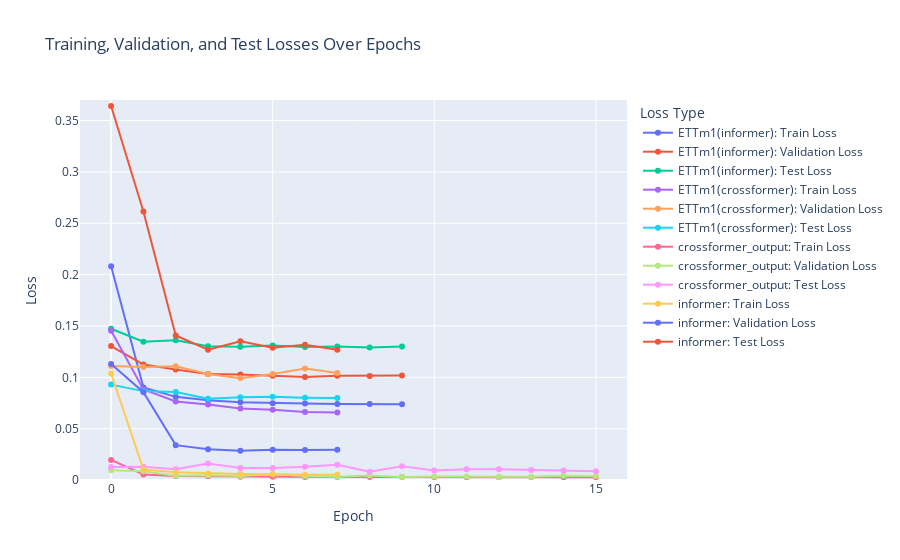

Notebook code cell kept with this figure:
### Code cell
import re
import plotly.graph_objects as go

def parse_loss_file(file_path):
    train_losses = []
    vali_losses = []
    test_losses = []

    with open(file_path, 'r') as f:
        for line in f:
            if "Train Loss:" in line and "Vali Loss:" in line and "Test Loss:" in line:
                try:
                    train_loss_match = re.search(r"Train Loss: (\d+\.\d+)", line)
                    vali_loss_match = re.search(r"Vali Loss: (\d+\.\d+)", line)
                    test_loss_match = re.search(r"Test Loss: (\d+\.\d+)", line)

                    train_losses.append(float(train_loss_match.group(1)))
                    vali_losses.append(float(vali_loss_match.group(1)))
                    test_losses.append(float(test_loss_match.group(1)))
                except Exception as e:
                    print(f"Skipping line due to parsing error: {line.strip()} - {e}")
    return train_losses, vali_losses, test_losses

if __name__ == "__main__":
    file_paths = ["ETTm1(informer).txt", "ETTm1(crossformer).txt", "crossformer_output.txt", "informer.txt"]
    
    fig = go.Figure()

    for file_path in file_paths:
        train_losses, vali_losses, test_losses = parse_loss_file(file_path)
        
        if len(train_losses)==0:
            print("No data found to plot. Please check the log file format.")
        else:
            model_name = file_path.split(".")[0]

            fig.add_trace(go.Scatter(x=list(range(len(train_losses))), y=train_losses, mode='lines+markers', name=f'{model_name}: Train Loss'))
            fig.add_trace(go.Scatter(x=list(range(len(train_losses))), y=vali_losses, mode='lines+markers', name=f'{model_name}: Validation Loss'))
            fig.add_trace(go.Scatter(x=list(range(len(train_losses))), y=test_losses, mode='lines+markers', name=f'{model_name}: Test Loss'))

    fig.update_layout(
        title=f'Training, Validation, and Test Losses Over Epochs',
        xaxis_title='Epoch',
        yaxis_title='Loss',
        legend_title='Loss Type',
        yaxis_range=[0, 0.37]
    )
    fig.show()
    fig.write_html("plot.html")

### Figure 1 — Plotly figure (JSON) as saved in the notebook; plotly's stock layout.template omitted (floating-point values rounded to 4 significant figures)
{"data": [{"mode": "lines+markers", "name": "ETTm1(informer): Train Loss", "type": "scatter", "x": [0, 1, 2, 3, 4, 5, 6, 7, 8, 9], "y": [0.2081, 0.09011, 0.08097, 0.07771, 0.07579, 0.07482, 0.07439, 0.07409, 0.07389, 0.07382]}, {"mode": "lines+markers", "name": "ETTm1(informer): Validation Loss", "type": "scatter", "x": [0, 1, 2, 3, 4, 5, 6, 7, 8, 9], "y": [0.1304, 0.1124, 0.1075, 0.1031, 0.1026, 0.1015, 0.1003, 0.1015, 0.1013, 0.1017]}, {"mode": "lines+markers", "name": "ETTm1(informer): Test Loss", "type": "scatter", "x": [0, 1, 2, 3, 4, 5, 6, 7, 8, 9], "y": [0.1473, 0.1346, 0.1361, 0.1303, 0.1297, 0.1309, 0.1296, 0.13, 0.129, 0.13]}, {"mode": "lines+markers", "name": "ETTm1(crossformer): Train Loss", "type": "scatter", "x": [0, 1, 2, 3, 4, 5, 6, 7], "y": [0.1453, 0.08809, 0.07651, 0.07348, 0.06963, 0.06847, 0.06628, 0.06564]}, {"mode": "lines+markers", "name": "ETTm1(crossformer): Validation Loss", "type": "scatter", "x": [0, 1, 2, 3, 4, 5, 6, 7], "y": [0.111, 0.1101, 0.1107, 0.1033, 0.0992, 0.1033, 0.1085, 0.1042]}, {"mode": "lines+markers", "name": "ETTm1(crossformer): Test Loss", "type": "scatter", "x": [0, 1, 2, 3, 4, 5, 6, 7], "y": [0.09287, 0.08654, 0.08577, 0.07909, 0.0805, 0.08111, 0.08018, 0.07977]}, {"mode": "lines+markers", "name": "crossformer_output: Train Loss", "type": "scatter", "x": [0, 1, 2, 3, 4, 5, 6, 7, 8, 9, 10, 11, 12, 13, 14, 15], "y": [0.01958, 0.005376, 0.00388, 0.003553, 0.003179, 0.003099, 0.002938, 0.002927, 0.002844, 0.002826, 0.002788, 0.002776, 0.002774, 0.002759, 0.00276, 0.002749]}, {"mode": "lines+markers", "name": "crossformer_output: Validation Loss", "type": "scatter", "x": [0, 1, 2, 3, 4, 5, 6, 7, 8, 9, 10, 11, 12, 13, 14, 15], "y": [0.009413, 0.008562, 0.004243, 0.004626, 0.003987, 0.005778, 0.003908, 0.003082, 0.004357, 0.002994, 0.003493, 0.003318, 0.002924, 0.003284, 0.004044, 0.003864]}, {"mode": "lines+markers", "name": "crossformer_output: Test Loss", "type": "scatter", "x": [0, 1, 2, 3, 4, 5, 6, 7, 8, 9, 10, 11, 12, 13, 14, 15], "y": [0.01266, 0.01289, 0.01047, 0.01605, 0.01174, 0.01175, 0.01279, 0.01492, 0.007978, 0.01332, 0.009366, 0.01035, 0.01046, 0.009796, 0.009179, 0.008619]}, {"mode": "lines+markers", "name": "informer: Train Loss", "type": "scatter", "x": [0, 1, 2, 3, 4, 5, 6, 7], "y": [0.1037, 0.01014, 0.007634, 0.006369, 0.005749, 0.005405, 0.005229, 0.005147]}, {"mode": "lines+markers", "name": "informer: Validation Loss", "type": "scatter", "x": [0, 1, 2, 3, 4, 5, 6, 7], "y": [0.1129, 0.08553, 0.03395, 0.02994, 0.02844, 0.02944, 0.02917, 0.02938]}, {"mode": "lines+markers", "name": "informer: Test Loss", "type": "scatter", "x": [0, 1, 2, 3, 4, 5, 6, 7], "y": [0.3641, 0.2614, 0.1407, 0.1269, 0.1351, 0.1289, 0.1318, 0.1269]}], "layout": {"legend": {"title": {"text": "Loss Type"}}, "title": {"text": "Training, Validation, and Test Losses Over Epochs"}, "xaxis": {"title": {"text": "Epoch"}}, "yaxis": {"range": [0, 0.37], "title": {"text": "Loss"}}}}
